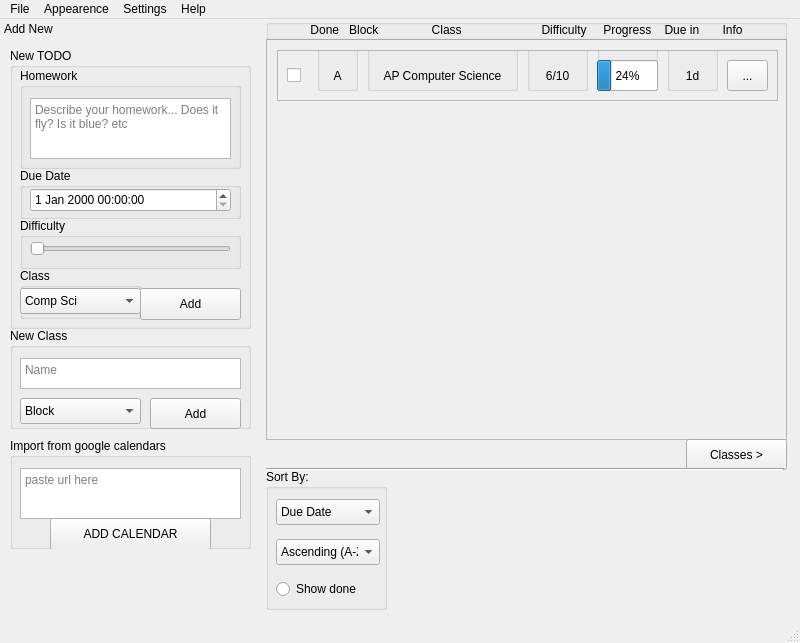
<?xml version="1.0" encoding="UTF-8"?>
<ui version="4.0">
 <class>MainWindow</class>
 <widget class="QMainWindow" name="MainWindow">
  <property name="geometry">
   <rect>
    <x>0</x>
    <y>0</y>
    <width>800</width>
    <height>643</height>
   </rect>
  </property>
  <property name="windowTitle">
   <string>MainWindow</string>
  </property>
  <widget class="QWidget" name="centralwidget">
   <widget class="QScrollArea" name="scrollableClassesDisplay">
    <property name="geometry">
     <rect>
      <x>0</x>
      <y>20</y>
      <width>521</width>
      <height>401</height>
     </rect>
    </property>
    <property name="widgetResizable">
     <bool>true</bool>
    </property>
    <widget class="QWidget" name="scrollAreaWidgetContents">
     <property name="geometry">
      <rect>
       <x>0</x>
       <y>0</y>
       <width>519</width>
       <height>399</height>
      </rect>
     </property>
     <widget class="QFrame" name="classSubject">
      <property name="geometry">
       <rect>
        <x>10</x>
        <y>10</y>
        <width>501</width>
        <height>51</height>
       </rect>
      </property>
      <property name="frameShape">
       <enum>QFrame::StyledPanel</enum>
      </property>
      <property name="frameShadow">
       <enum>QFrame::Raised</enum>
      </property>
      <widget class="QGroupBox" name="groupBox_2">
       <property name="geometry">
        <rect>
         <x>40</x>
         <y>-10</y>
         <width>41</width>
         <height>51</height>
        </rect>
       </property>
       <property name="title">
        <string/>
       </property>
       <widget class="QLabel" name="label">
        <property name="geometry">
         <rect>
          <x>10</x>
          <y>20</y>
          <width>21</width>
          <height>31</height>
         </rect>
        </property>
        <property name="text">
         <string>A</string>
        </property>
        <property name="alignment">
         <set>Qt::AlignCenter</set>
        </property>
       </widget>
      </widget>
      <widget class="QGroupBox" name="groupBox_3">
       <property name="geometry">
        <rect>
         <x>90</x>
         <y>-10</y>
         <width>151</width>
         <height>51</height>
        </rect>
       </property>
       <property name="title">
        <string/>
       </property>
       <widget class="QLabel" name="label_2">
        <property name="geometry">
         <rect>
          <x>10</x>
          <y>25</y>
          <width>131</width>
          <height>21</height>
         </rect>
        </property>
        <property name="text">
         <string>AP Computer Science</string>
        </property>
        <property name="alignment">
         <set>Qt::AlignCenter</set>
        </property>
       </widget>
      </widget>
      <widget class="QGroupBox" name="groupBox_4">
       <property name="geometry">
        <rect>
         <x>250</x>
         <y>-10</y>
         <width>61</width>
         <height>51</height>
        </rect>
       </property>
       <property name="title">
        <string/>
       </property>
       <widget class="QLabel" name="label_3">
        <property name="geometry">
         <rect>
          <x>0</x>
          <y>25</y>
          <width>61</width>
          <height>21</height>
         </rect>
        </property>
        <property name="text">
         <string>6/10</string>
        </property>
        <property name="alignment">
         <set>Qt::AlignCenter</set>
        </property>
       </widget>
      </widget>
      <widget class="QCheckBox" name="checkBox">
       <property name="geometry">
        <rect>
         <x>10</x>
         <y>0</y>
         <width>21</width>
         <height>51</height>
        </rect>
       </property>
       <property name="text">
        <string/>
       </property>
      </widget>
      <widget class="QGroupBox" name="groupBox_6">
       <property name="geometry">
        <rect>
         <x>320</x>
         <y>-10</y>
         <width>61</width>
         <height>51</height>
        </rect>
       </property>
       <property name="title">
        <string/>
       </property>
       <widget class="QProgressBar" name="progressBar">
        <property name="geometry">
         <rect>
          <x>0</x>
          <y>20</y>
          <width>61</width>
          <height>31</height>
         </rect>
        </property>
        <property name="value">
         <number>24</number>
        </property>
       </widget>
      </widget>
      <widget class="QGroupBox" name="groupBox_7">
       <property name="geometry">
        <rect>
         <x>390</x>
         <y>-10</y>
         <width>51</width>
         <height>51</height>
        </rect>
       </property>
       <property name="title">
        <string/>
       </property>
       <widget class="QLabel" name="label_4">
        <property name="geometry">
         <rect>
          <x>10</x>
          <y>25</y>
          <width>31</width>
          <height>21</height>
         </rect>
        </property>
        <property name="layoutDirection">
         <enum>Qt::LeftToRight</enum>
        </property>
        <property name="text">
         <string>1d</string>
        </property>
        <property name="alignment">
         <set>Qt::AlignCenter</set>
        </property>
       </widget>
      </widget>
      <widget class="QToolButton" name="toolButton">
       <property name="geometry">
        <rect>
         <x>450</x>
         <y>10</y>
         <width>41</width>
         <height>31</height>
        </rect>
       </property>
       <property name="text">
        <string>...</string>
       </property>
      </widget>
     </widget>
    </widget>
   </widget>
   <widget class="QGroupBox" name="sortBy">
    <property name="geometry">
     <rect>
      <x>0</x>
      <y>450</y>
      <width>121</width>
      <height>141</height>
     </rect>
    </property>
    <property name="title">
     <string>Sort By:</string>
    </property>
    <widget class="QRadioButton" name="sortShowDone">
     <property name="geometry">
      <rect>
       <x>10</x>
       <y>110</y>
       <width>191</width>
       <height>20</height>
      </rect>
     </property>
     <property name="text">
      <string>Show done</string>
     </property>
    </widget>
    <widget class="QComboBox" name="sortDue">
     <property name="geometry">
      <rect>
       <x>10</x>
       <y>30</y>
       <width>104</width>
       <height>26</height>
      </rect>
     </property>
     <item>
      <property name="text">
       <string>Due Date</string>
      </property>
     </item>
     <item>
      <property name="text">
       <string>Class</string>
      </property>
     </item>
     <item>
      <property name="text">
       <string>Difficulty</string>
      </property>
     </item>
    </widget>
    <widget class="QComboBox" name="sortAcend">
     <property name="geometry">
      <rect>
       <x>10</x>
       <y>70</y>
       <width>104</width>
       <height>26</height>
      </rect>
     </property>
     <item>
      <property name="text">
       <string>Ascending (A-Z)</string>
      </property>
     </item>
     <item>
      <property name="text">
       <string>Decending (Z-A)</string>
      </property>
     </item>
    </widget>
   </widget>
   <widget class="QPushButton" name="pushButton">
    <property name="geometry">
     <rect>
      <x>420</x>
      <y>420</y>
      <width>101</width>
      <height>31</height>
     </rect>
    </property>
    <property name="text">
     <string>Classes &gt;</string>
    </property>
    <property name="checkable">
     <bool>false</bool>
    </property>
    <property name="default">
     <bool>false</bool>
    </property>
    <property name="flat">
     <bool>false</bool>
    </property>
   </widget>
   <widget class="Line" name="divlineunder">
    <property name="geometry">
     <rect>
      <x>-3</x>
      <y>440</y>
      <width>521</width>
      <height>20</height>
     </rect>
    </property>
    <property name="orientation">
     <enum>Qt::Horizontal</enum>
    </property>
   </widget>
   <widget class="QGroupBox" name="groupBox_5">
    <property name="geometry">
     <rect>
      <x>0</x>
      <y>0</y>
      <width>521</width>
      <height>21</height>
     </rect>
    </property>
    <property name="title">
     <string/>
    </property>
    <widget class="QLabel" name="label_5">
     <property name="geometry">
      <rect>
       <x>0</x>
       <y>0</y>
       <width>521</width>
       <height>21</height>
      </rect>
     </property>
     <property name="text">
      <string>Done   Block                Class                        Difficulty     Progress    Due in       Info</string>
     </property>
     <property name="alignment">
      <set>Qt::AlignCenter</set>
     </property>
    </widget>
   </widget>
  </widget>
  <widget class="QMenuBar" name="menubar">
   <property name="geometry">
    <rect>
     <x>0</x>
     <y>0</y>
     <width>800</width>
     <height>22</height>
    </rect>
   </property>
   <widget class="QMenu" name="menuAppearence">
    <property name="title">
     <string>Appearence</string>
    </property>
    <widget class="QMenu" name="menuCustom">
     <property name="title">
      <string>Custom</string>
     </property>
     <addaction name="actionMake_New"/>
     <addaction name="actionExample"/>
    </widget>
    <widget class="QMenu" name="menuDark_Mode_yessir">
     <property name="title">
      <string>Dark Mode (yessir)</string>
     </property>
     <addaction name="actionDark_Chocolate"/>
     <addaction name="actionNight_Sky"/>
     <addaction name="actionChocolate"/>
     <addaction name="action500_Shades_Of_Grey"/>
     <addaction name="actionContrast"/>
    </widget>
    <widget class="QMenu" name="menuLight_Mode_bleh">
     <property name="title">
      <string>Light Mode (bleh)</string>
     </property>
     <addaction name="actionNuclear_Explosion"/>
     <addaction name="actionSilk"/>
     <addaction name="actionPaper"/>
     <addaction name="actionMilk"/>
     <addaction name="actionInverse_Contrast"/>
    </widget>
    <addaction name="menuDark_Mode_yessir"/>
    <addaction name="menuLight_Mode_bleh"/>
    <addaction name="menuCustom"/>
   </widget>
   <widget class="QMenu" name="menuSettings">
    <property name="title">
     <string>Settings</string>
    </property>
   </widget>
   <widget class="QMenu" name="menuHelp">
    <property name="title">
     <string>Help</string>
    </property>
    <addaction name="actionHow_to_use"/>
   </widget>
   <widget class="QMenu" name="menuFile">
    <property name="title">
     <string>File</string>
    </property>
    <addaction name="actionOpen"/>
    <addaction name="actionSave"/>
    <addaction name="actionSave_Calendar_As"/>
   </widget>
   <addaction name="menuFile"/>
   <addaction name="menuAppearence"/>
   <addaction name="menuSettings"/>
   <addaction name="menuHelp"/>
  </widget>
  <widget class="QStatusBar" name="statusbar"/>
  <widget class="QDockWidget" name="container">
   <property name="enabled">
    <bool>true</bool>
   </property>
   <property name="minimumSize">
    <size>
     <width>260</width>
     <height>600</height>
    </size>
   </property>
   <property name="maximumSize">
    <size>
     <width>260</width>
     <height>600</height>
    </size>
   </property>
   <property name="floating">
    <bool>false</bool>
   </property>
   <property name="features">
    <set>QDockWidget::DockWidgetMovable</set>
   </property>
   <property name="windowTitle">
    <string>Add New</string>
   </property>
   <attribute name="dockWidgetArea">
    <number>1</number>
   </attribute>
   <widget class="QWidget" name="dockWidgetContents_2">
    <widget class="QGroupBox" name="todoDiv">
     <property name="geometry">
      <rect>
       <x>10</x>
       <y>10</y>
       <width>241</width>
       <height>281</height>
      </rect>
     </property>
     <property name="title">
      <string>New TODO</string>
     </property>
     <widget class="QGroupBox" name="newDueGroup">
      <property name="geometry">
       <rect>
        <x>10</x>
        <y>120</y>
        <width>221</width>
        <height>51</height>
       </rect>
      </property>
      <property name="title">
       <string>Due Date</string>
      </property>
      <widget class="QDateTimeEdit" name="newDueTime">
       <property name="geometry">
        <rect>
         <x>10</x>
         <y>20</y>
         <width>201</width>
         <height>24</height>
        </rect>
       </property>
      </widget>
     </widget>
     <widget class="QGroupBox" name="newHomeworkGroup">
      <property name="geometry">
       <rect>
        <x>10</x>
        <y>20</y>
        <width>221</width>
        <height>101</height>
       </rect>
      </property>
      <property name="title">
       <string>Homework</string>
      </property>
      <widget class="QTextEdit" name="newHWText">
       <property name="geometry">
        <rect>
         <x>10</x>
         <y>30</y>
         <width>201</width>
         <height>61</height>
        </rect>
       </property>
       <property name="html">
        <string>&lt;!DOCTYPE HTML PUBLIC &quot;-//W3C//DTD HTML 4.0//EN&quot; &quot;http://www.w3.org/TR/REC-html40/strict.dtd&quot;&gt;
&lt;html&gt;&lt;head&gt;&lt;meta name=&quot;qrichtext&quot; content=&quot;1&quot; /&gt;&lt;style type=&quot;text/css&quot;&gt;
p, li { white-space: pre-wrap; }
&lt;/style&gt;&lt;/head&gt;&lt;body style=&quot; font-family:'.AppleSystemUIFont'; font-size:13pt; font-weight:400; font-style:normal;&quot;&gt;
&lt;p style=&quot;-qt-paragraph-type:empty; margin-top:0px; margin-bottom:0px; margin-left:0px; margin-right:0px; -qt-block-indent:0; text-indent:0px;&quot;&gt;&lt;br /&gt;&lt;/p&gt;&lt;/body&gt;&lt;/html&gt;</string>
       </property>
       <property name="placeholderText">
        <string>Describe your homework... Does it fly? Is it blue? etc </string>
       </property>
      </widget>
     </widget>
     <widget class="QPushButton" name="newAdd">
      <property name="geometry">
       <rect>
        <x>130</x>
        <y>240</y>
        <width>101</width>
        <height>32</height>
       </rect>
      </property>
      <property name="text">
       <string>Add</string>
      </property>
     </widget>
     <widget class="QGroupBox" name="newClassGroup">
      <property name="geometry">
       <rect>
        <x>10</x>
        <y>220</y>
        <width>121</width>
        <height>51</height>
       </rect>
      </property>
      <property name="title">
       <string>Class</string>
      </property>
      <widget class="QComboBox" name="newClassToHW">
       <property name="geometry">
        <rect>
         <x>0</x>
         <y>20</y>
         <width>121</width>
         <height>26</height>
        </rect>
       </property>
       <item>
        <property name="text">
         <string>Comp Sci </string>
        </property>
       </item>
      </widget>
     </widget>
     <widget class="QGroupBox" name="newDifficultyGroup">
      <property name="geometry">
       <rect>
        <x>10</x>
        <y>170</y>
        <width>221</width>
        <height>51</height>
       </rect>
      </property>
      <property name="title">
       <string>Difficulty</string>
      </property>
      <widget class="QSlider" name="newDifficultySlider">
       <property name="geometry">
        <rect>
         <x>10</x>
         <y>20</y>
         <width>201</width>
         <height>22</height>
        </rect>
       </property>
       <property name="maximum">
        <number>10</number>
       </property>
       <property name="orientation">
        <enum>Qt::Horizontal</enum>
       </property>
      </widget>
     </widget>
    </widget>
    <widget class="QGroupBox" name="ClassNew">
     <property name="geometry">
      <rect>
       <x>10</x>
       <y>290</y>
       <width>241</width>
       <height>101</height>
      </rect>
     </property>
     <property name="title">
      <string>New Class</string>
     </property>
     <widget class="QTextEdit" name="newClassName">
      <property name="geometry">
       <rect>
        <x>10</x>
        <y>30</y>
        <width>221</width>
        <height>31</height>
       </rect>
      </property>
      <property name="html">
       <string>&lt;!DOCTYPE HTML PUBLIC &quot;-//W3C//DTD HTML 4.0//EN&quot; &quot;http://www.w3.org/TR/REC-html40/strict.dtd&quot;&gt;
&lt;html&gt;&lt;head&gt;&lt;meta name=&quot;qrichtext&quot; content=&quot;1&quot; /&gt;&lt;style type=&quot;text/css&quot;&gt;
p, li { white-space: pre-wrap; }
&lt;/style&gt;&lt;/head&gt;&lt;body style=&quot; font-family:'.AppleSystemUIFont'; font-size:13pt; font-weight:400; font-style:normal;&quot;&gt;
&lt;p style=&quot;-qt-paragraph-type:empty; margin-top:0px; margin-bottom:0px; margin-left:0px; margin-right:0px; -qt-block-indent:0; text-indent:0px;&quot;&gt;&lt;br /&gt;&lt;/p&gt;&lt;/body&gt;&lt;/html&gt;</string>
      </property>
      <property name="placeholderText">
       <string>Name</string>
      </property>
     </widget>
     <widget class="QPushButton" name="newClassAdd">
      <property name="geometry">
       <rect>
        <x>140</x>
        <y>70</y>
        <width>91</width>
        <height>31</height>
       </rect>
      </property>
      <property name="text">
       <string>Add</string>
      </property>
     </widget>
     <widget class="QComboBox" name="comboBox">
      <property name="geometry">
       <rect>
        <x>10</x>
        <y>70</y>
        <width>121</width>
        <height>26</height>
       </rect>
      </property>
      <item>
       <property name="text">
        <string>Block</string>
       </property>
      </item>
     </widget>
    </widget>
    <widget class="QGroupBox" name="groupBox">
     <property name="geometry">
      <rect>
       <x>10</x>
       <y>400</y>
       <width>241</width>
       <height>111</height>
      </rect>
     </property>
     <property name="title">
      <string>Import from google calendars</string>
     </property>
     <widget class="QPlainTextEdit" name="plainTextEdit">
      <property name="geometry">
       <rect>
        <x>10</x>
        <y>30</y>
        <width>221</width>
        <height>51</height>
       </rect>
      </property>
      <property name="placeholderText">
       <string>paste url here</string>
      </property>
     </widget>
     <widget class="QPushButton" name="pushButton_2">
      <property name="geometry">
       <rect>
        <x>40</x>
        <y>80</y>
        <width>161</width>
        <height>32</height>
       </rect>
      </property>
      <property name="text">
       <string>ADD CALENDAR</string>
      </property>
     </widget>
    </widget>
   </widget>
  </widget>
  <action name="actionAdd_class">
   <property name="text">
    <string>Add class</string>
   </property>
  </action>
  <action name="actionAdd_work">
   <property name="text">
    <string>Add work</string>
   </property>
  </action>
  <action name="actionMake_New">
   <property name="text">
    <string>Make New</string>
   </property>
  </action>
  <action name="actionExample">
   <property name="text">
    <string>Example</string>
   </property>
  </action>
  <action name="actionDark_Chocolate">
   <property name="text">
    <string>Cave</string>
   </property>
  </action>
  <action name="actionNight_Sky">
   <property name="text">
    <string>Night Sky</string>
   </property>
  </action>
  <action name="actionChocolate">
   <property name="text">
    <string>Dark Chocolate</string>
   </property>
  </action>
  <action name="action500_Shades_Of_Grey">
   <property name="text">
    <string>51 Shades Of Grey</string>
   </property>
  </action>
  <action name="actionContrast">
   <property name="text">
    <string>Contrast</string>
   </property>
  </action>
  <action name="actionNuclear_Explosion">
   <property name="text">
    <string>Nuclear Explosion</string>
   </property>
  </action>
  <action name="actionSilk">
   <property name="text">
    <string>Cloud</string>
   </property>
  </action>
  <action name="actionPaper">
   <property name="text">
    <string>Paper</string>
   </property>
  </action>
  <action name="actionMilk">
   <property name="text">
    <string>Milk (Default)</string>
   </property>
  </action>
  <action name="actionInverse_Contrast">
   <property name="text">
    <string>Inverse Contrast</string>
   </property>
  </action>
  <action name="actionHow_to_use">
   <property name="text">
    <string>How to use</string>
   </property>
  </action>
  <action name="actionOpen">
   <property name="text">
    <string>Import Calendar</string>
   </property>
  </action>
  <action name="actionSave">
   <property name="text">
    <string>Save Calendar</string>
   </property>
  </action>
  <action name="actionSave_Calendar_As">
   <property name="text">
    <string>Save Calendar As</string>
   </property>
  </action>
 </widget>
 <resources/>
 <connections/>
</ui>
